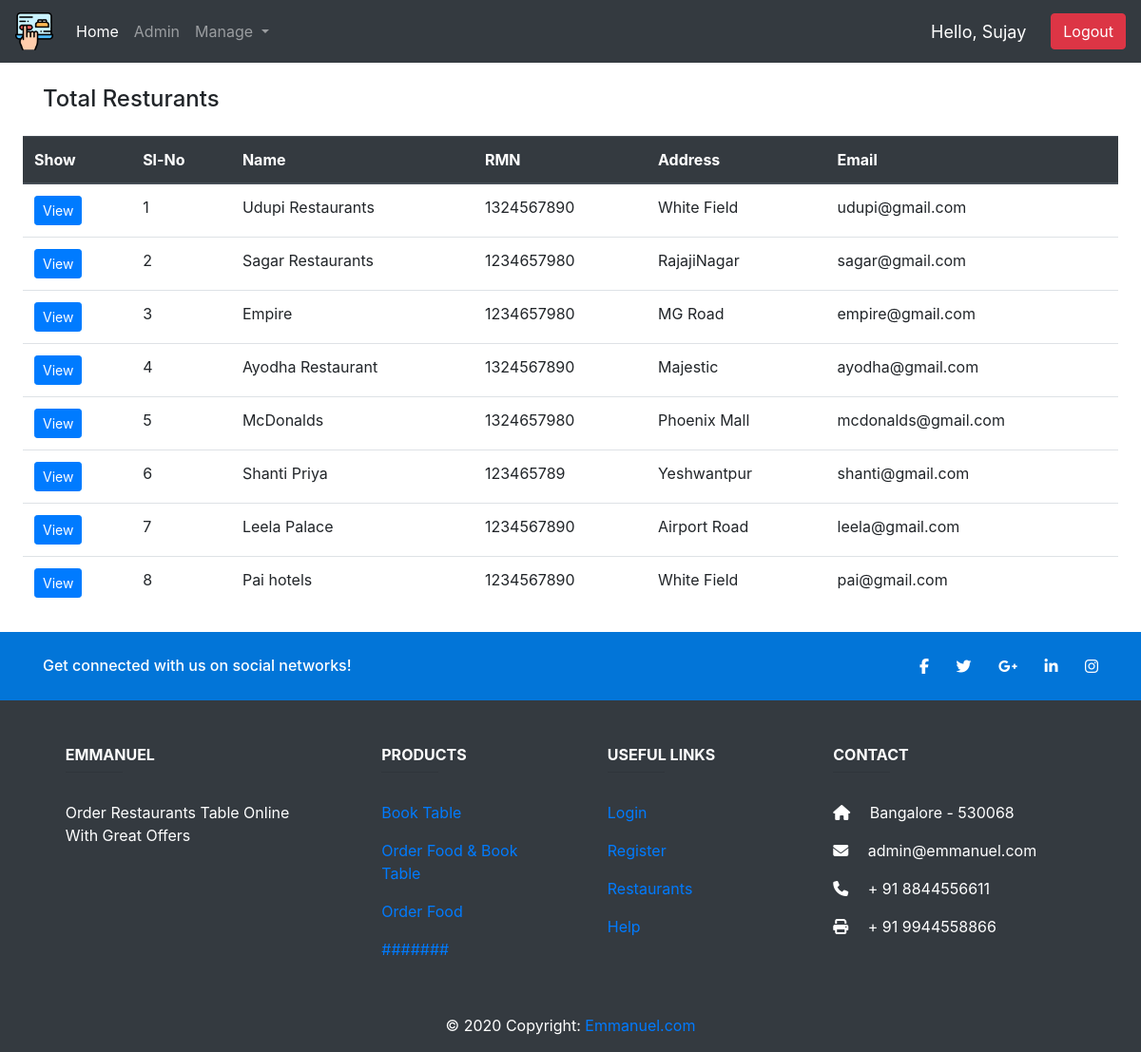
Screenshot of /admindash/show_rest (signed in) with the database file from the repository.
### tablebooking/models.py (models this page shows, shortened)
class Restaurant(models.Model):
    slno = models.IntegerField(null=True)
    name = models.CharField(max_length=200, null=True)
    rmn = models.IntegerField(null=True)
    address = models.CharField(max_length=200, null=True)
    email = models.EmailField(max_length=200, null=True)

### tablebooking/decorators.py (the view)
        def wrapper_func(request, *args, **kwargs):
            group = None
            if request.user.groups.exists():
                group = request.user.groups.all()[0].name
            if group in allowed_roles:
                return view_func(request, *args, **kwargs)
            else:
                return HttpResponse('YOU ARE NOT AUTHORIZED TO VIEW THIS PAGE')

### tablebooking/views.py (called while the page is built)
@login_required(login_url='login')
@allowed_users(allowed_roles=['admin'])
def show_rest(request):
    rest = Restaurant.objects.all()
    return render(request, 'admindash/show_rest.html', {'rest': rest})

### tablebooking/templates/admindash/show_rest.html
{% extends 'admindash/base.html' %}
{% block content %}
<div class="container mt-4">
    <h4>Total Resturants</h4>
</div>
<div class="contanier mx-4 my-4">
<table class="table">
    <thead class="thead-dark">
      <tr>
        <th scope="col">Show</th>
        <th scope="col">Sl-No</th>
        <th scope="col">Name</th>
        <th scope="col">RMN</th>
        <th scope="col">Address</th>
        <th scope="col">Email</th>
      </tr>
    </thead>
    <tbody>
        {% for i in rest %}
        <tr>
          <td><a class="btn btn-primary btn-sm" href="{% url 'view_rest' i.id %}">View</a></td>
          <td>{{i.slno}}</td>
          <td>{{i.name}}</td>
          <td>{{i.rmn}}</td>
          <td>{{i.address}}</td>
          <td>{{i.email}}</td>
        </tr>
      {% endfor %}
    </tbody>
  </table>
</div>
{% endblock %}

### tablebooking/templates/admindash/base.html (shortened to what this page needs)
{% load static %}
<!doctype html>
<html lang="en">
<head>
    <link rel="stylesheet" href="https://stackpath.bootstrapcdn.com/bootstrap/4.5.2/css/bootstrap.min.css"
>
    <link rel="stylesheet" href="https://cdnjs.cloudflare.com/ajax/libs/font-awesome/4.7.0/css/font-awesome.min.css">
</head>
<body>
    <nav class="navbar navbar-expand-lg navbar-dark bg-dark">
        <a class="navbar-brand" href="#"><img src="{% static 'img/laptop.png' %}" alt="Logo"
                style="height: 40px; width: 40px;"></a>
        <div class="collapse navbar-collapse" id="navbarSupportedContent">
            <ul class="navbar-nav mr-auto">
                <li class="nav-item active">
                    <a class="nav-link" href="/">Home <span class="sr-only">(current)</span></a>
                </li>
                {% if request.user.is_staff %}
                <li class="nav-item">
                    <a class="nav-link" href="/admindash">Admin</a>
                </li>
                <li class="nav-item dropdown">
                    <a class="nav-link dropdown-toggle" href="#" id="navbarDropdown" role="button"
                        data-toggle="dropdown" aria-haspopup="true" aria-expanded="false">
                        Manage
                    </a>
                </li>
                {% endif %}
            </ul>
            <span class="form-inline my-2 my-lg-0">
                <span class="nav-link" style="color: white; font-size: 18px; margin-right: 10px;">Hello, {{request.user|capfirst}}</span>
                <a class="btn btn-danger" href="{% url 'logout' %}">Logout</a>
            </span>
        </div>
    </nav>
    {% block content %}
    {% endblock %}
    <footer class="page-footer font-small bg-dark mt-4" style="color: white;">
        <div style="background-color: #0275d8;">
            <div class="container">
                <div class="row py-4 d-flex align-items-center">
                    <div class="col-md-6 col-lg-5 text-center text-md-left mb-4 mb-md-0">
                        <h6 class="mb-0">Get connected with us on social networks!</h6>
                    </div>
                    <div class="col-md-6 col-lg-7 text-center text-md-right">
                        <a class="fb-ic">
                            <i class="fab fa-facebook-f white-text mr-4" style="color: white;"> </i>
                        </a>
                        <a class="tw-ic">
                            <i class="fab fa-twitter white-text mr-4" style="color: white;"> </i>
                        </a>
                        <a class="gplus-ic">
                            <i class="fab fa-google-plus-g white-text mr-4" style="color: white;"> </i>
                        </a>
                        <a class="li-ic">
                            <i class="fab fa-linkedin-in white-text mr-4" style="color: white;"> </i>
                        </a>
                        <a class="ins-ic">
                            <i class="fab fa-instagram white-text" style="color: white;"> </i>
                        </a>
                    </div>
                </div>
            </div>
        </div>
        <div class="container text-center text-md-left mt-5">
            <div class="row mt-3">
                <div class="col-md-3 col-lg-4 col-xl-3 mx-auto mb-4">
                    <h6 class="text-uppercase font-weight-bold">Emmanuel</h6>
                    <hr class="deep-purple accent-2 mb-4 mt-0 d-inline-block mx-auto" style="width: 60px;">
                    <p>Order Restaurants Table Online With Great Offers </p>
                </div>
                <div class="col-md-2 col-lg-2 col-xl-2 mx-auto mb-4">
                    <h6 class="text-uppercase font-weight-bold">Products</h6>
                    <hr class="deep-purple accent-2 mb-4 mt-0 d-inline-block mx-auto" style="width: 60px;">
                    <p>
                        <a href="#!">Book Table</a>
                    </p>
                    <p>
                        <a href="#!">Order Food & Book Table</a>
                    </p>
                    <p>
                        <a href="#!">Order Food</a>
                    </p>
                    <p>
                        <a href="#!">#######</a>
                    </p>
                </div>
                <div class="col-md-3 col-lg-2 col-xl-2 mx-auto mb-4">
                    <h6 class="text-uppercase font-weight-bold">Useful links</h6>
                    <hr class="deep-purple accent-2 mb-4 mt-0 d-inline-block mx-auto" style="width: 60px;">
                    <p>
                        <a href="#!">Login</a>
                    </p>
                    <p>
                        <a href="#!">Register</a>
                    </p>
                    <p>
                        <a href="#!">Restaurants</a>
                    </p>
                    <p>
                        <a href="#!">Help</a>
                    </p>
                </div>
                <div class="col-md-4 col-lg-3 col-xl-3 mx-auto mb-md-0 mb-4">
                    <h6 class="text-uppercase font-weight-bold">Contact</h6>
                    <hr class="deep-purple accent-2 mb-4 mt-0 d-inline-block mx-auto" style="width: 60px;">
                    <p>
                        <i class="fas fa-home mr-3"></i> Bangalore - 530068</p>
                    <p>
                        <i class="fas fa-envelope mr-3"></i> admin@emmanuel.com</p>
                    <p>
                        <i class="fas fa-phone mr-3"></i> + 91 8844556611</p>
                    <p>
                        <i class="fas fa-print mr-3"></i> + 91 9944558866</p>
                </div>
            </div>
        </div>
        <div class="footer-copyright text-center py-3">© 2020 Copyright:
            <a href=""> Emmanuel.com</a>
        </div>
    </footer>
</body>
</html>

### rows the page displays
Restaurant: slno "1", name "Udupi Restaurants", rmn "1324567890", address "White Field", email "udupi@gmail.com"
Restaurant: slno "2", name "Sagar Restaurants", rmn "1234657980", address "RajajiNagar", email "sagar@gmail.com"
Restaurant: slno "3", name "Empire", rmn "1234657980", address "MG Road", email "empire@gmail.com"
Restaurant: slno "4", name "Ayodha Restaurant", rmn "1324567890", address "Majestic", email "ayodha@gmail.com"
Restaurant: slno "5", name "McDonalds", rmn "1324657980", address "Phoenix Mall", email "mcdonalds@gmail.com"
Restaurant: slno "6", name "Shanti Priya", rmn "123465789", address "Yeshwantpur", email "shanti@gmail.com"
Restaurant: slno "7", name "Leela Palace", rmn "1234567890", address "Airport Road", email "leela@gmail.com"
Restaurant: slno "8", name "Pai hotels", rmn "1234567890", address "White Field", email "pai@gmail.com"

### other values shown
{{ request.user|capfirst }} "Sujay"
